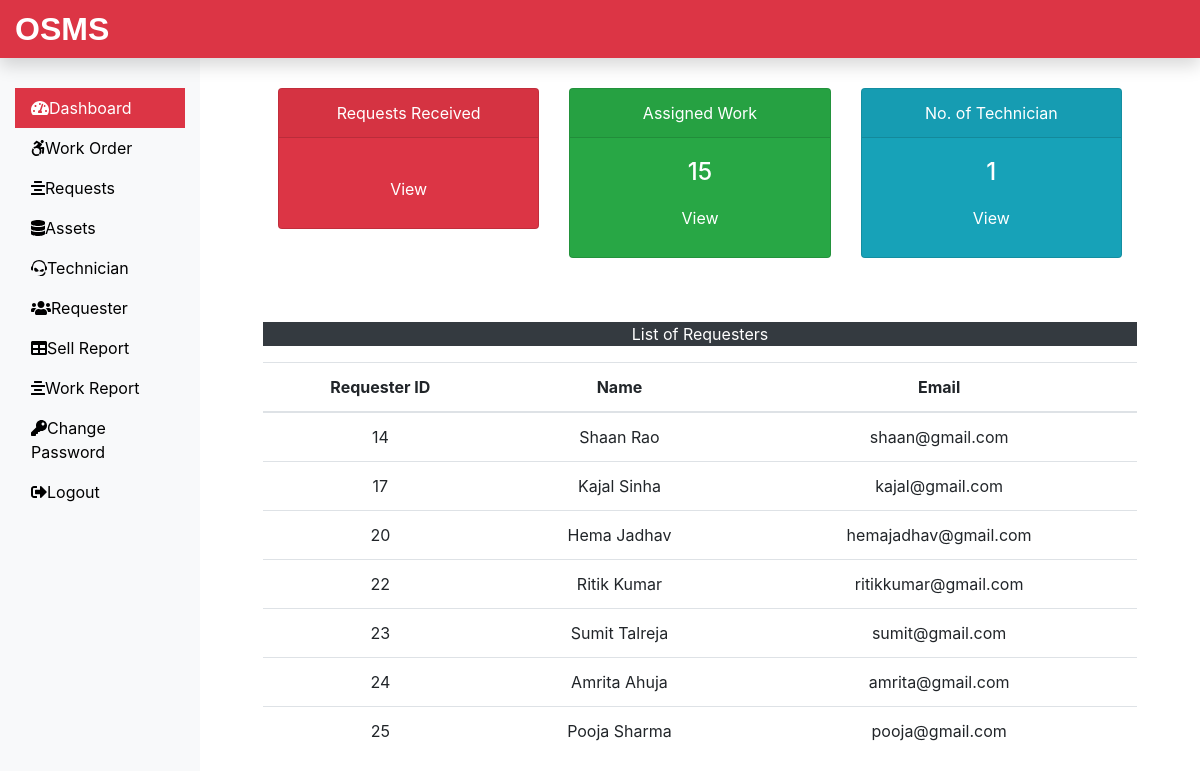
The page /OSMS/Admin/dashboard.php (signed in) on the database its author committed.
### tables this page shows
CREATE TABLE `technician_tb` (
  `empid` int(11) NOT NULL,
  `empName` varchar(60) NOT NULL,
  `empCity` varchar(60) NOT NULL,
  `empMobile` bigint(20) NOT NULL,
  `empEmail` varchar(60) NOT NULL
);

CREATE TABLE `requesterlogin_tb` (
  `r_login_id` int(11) NOT NULL,
  `r_name` varchar(60) NOT NULL,
  `r_email` varchar(60) NOT NULL,
  `r_password` varchar(60) NOT NULL
);

### OSMS/Admin/dashboard.php (the view, shortened to what this page needs)
<?php
include('../dbConnection.php');
include('includes/header.php');
$sql ="SELECT max(rno) FROM assignwork_tb ";
$result = $conn->query($sql);
$row =mysqli_fetch_row($result);
$assignwork =$row[0];
$sql ="SELECT * FROM technician_tb ";
$result = $conn->query($sql);
$row =mysqli_fetch_row($result);
$totaltech =$row[0];
?>
   <div class="col-sm-9 col-md-10">
    <div class="row text-center mx-5">
        <div class="col-sm-4 mt-5">
            <div class="card text-white bg-danger mb-3"
            style="max-width:18rem;">
                <div class="card-header">Requests Received</div>
                    <div class="card-body">
                    <a class="btn text-white" href="Request.php">View</a>
                    </div>
            </div>
        </div>
        <div class="col-sm-4 mt-5">
            <div class="card text-white bg-success mb-3"
            style="max-width:18rem;">
                <div class="card-header">Assigned Work</div>
                    <div class="card-body">
                    <h4 class="card-title"><?php echo $assignwork;  ?></h4>
                    <a class="btn text-white" href="Work.php">View</a>
                    </div>
                </div>
            </div>
        <div class="col-sm-4 mt-5">
            <div class="card text-white bg-info mb-3"
            style="max-width:18rem;">
                <div class="card-header">No. of Technician</div>
                    <div class="card-body">
                    <h4 class="card-title"><?php echo $totaltech;  ?></h4>
                    <a class="btn text-white" href="atechnician.php">View</a>
                    </div>
                </div>
            </div>
        </div>
    <div class="mx-5 mt-5 text-center">
        <P class="bg-dark text-white">List of Requesters</p>
        <?php
        $sql="SELECT * FROM requesterlogin_tb";
        $result=$conn->query($sql);
        if($result->num_rows >0)
        {
            echo ' <table class="table">
                <thead>
                    <tr>
                        <th scope="col">Requester ID</th>
                        <th scope="col">Name</th>
                        <th scope="col">Email</th>
                    </tr>
                </thead>
                <tbody>';
                while($row = $result->fetch_assoc()){
                    echo '<tr>';
                    echo  '<td>'.$row["r_login_id"].'</td>';
                    echo  '<td>'.$row["r_name"].'</td>';
                    echo  '<td>'.$row["r_email"].'</td>';
                    echo '</tr>';
                }
                echo '</tbody>
            </table>';
        }
        else{
            echo '0 Result';
        }
        ?>
    </div>
   </div>
  <?php
  include('includes/Footer.php');
  ?>
</body>
</html>

### OSMS/css/custom.css (style rules this page uses)
a { color:black; }

### rows shown on the page
technician_tb: empid "1"
requesterlogin_tb: r_login_id "14", r_name "Shaan Rao", r_email "shaan@gmail.com"
requesterlogin_tb: r_login_id "17", r_name "Kajal Sinha", r_email "kajal@gmail.com"
requesterlogin_tb: r_login_id "20", r_name "Hema Jadhav", r_email "hemajadhav@gmail.com"
requesterlogin_tb: r_login_id "22", r_name "Ritik Kumar", r_email "ritikkumar@gmail.com"
requesterlogin_tb: r_login_id "23", r_name "Sumit Talreja", r_email "sumit@gmail.com"
requesterlogin_tb: r_login_id "24", r_name "Amrita Ahuja", r_email "amrita@gmail.com"
requesterlogin_tb: r_login_id "25", r_name "Pooja Sharma", r_email "pooja@gmail.com"

### other values the page prints
$assignwork "15"
